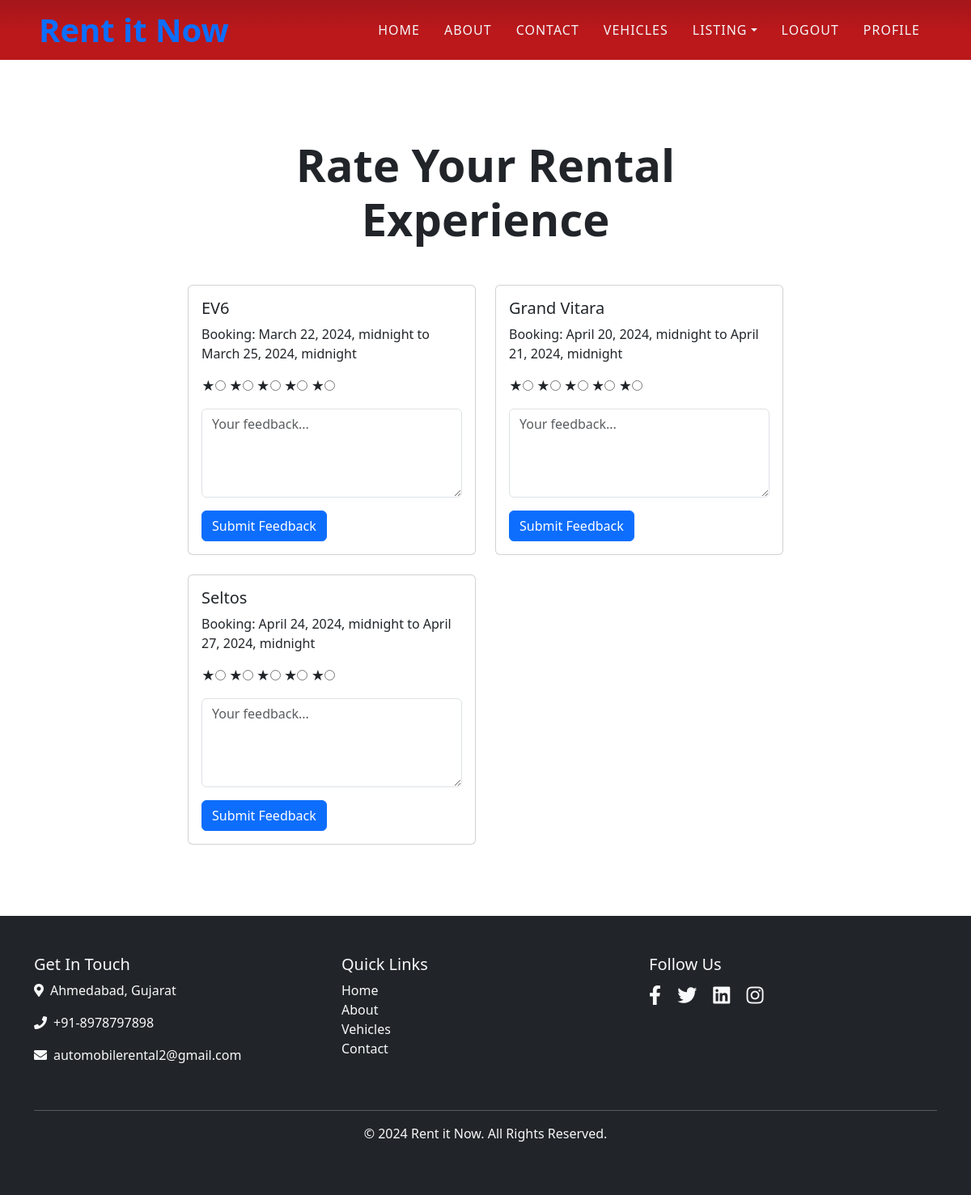
Page /givefeedback (signed in) on the committed database.
### myapp/models.py (models this page shows)
class Booking(models.Model):
    user = models.ForeignKey(login_table, on_delete=models.CASCADE)
    vehicle = models.ForeignKey(Vehicle, on_delete=models.CASCADE)
    booking_date = models.DateTimeField(auto_now_add=True)
    is_confirmed = models.BooleanField(default=False)
    booking_from = models.DateTimeField()
    booking_to = models.DateTimeField()
    booking_amount = models.IntegerField(default=0)
    pmlist = (
        ("online", "online"),
        ("offline", "offline")
    )
    payment_mode = models.CharField(max_length=255, choices=pmlist, default="")
    pslist = (
        ("Pending", "Pending"),
        ("Done", "Done"),
        ("Offline", "Offline"),
    )
    payment_status = models.CharField(max_length=255, choices=pslist, default="")
    cancellation_status = models.CharField(max_length=255, default="No")
    owner_cancel=models.CharField(max_length=255,default="No")

class Vehicle(models.Model):
    vendor = models.ForeignKey(login_table, on_delete=models.CASCADE)
    company = models.CharField(max_length=255)
    model_name = models.CharField(max_length=255)
    model_year = models.CharField(max_length=255)
    base_rent_perday = models.IntegerField()
    weekend_multiplier = models.FloatField(default=1.5, help_text="Weekend rate multiplier")
    location = models.CharField(max_length=255)
    area = models.ForeignKey(Area, on_delete=models.CASCADE)
    city = models.ForeignKey(City, on_delete=models.CASCADE)
    state = models.ForeignKey(State, on_delete=models.CASCADE)
    model_photo = models.ImageField(upload_to="photos")
    rc_book = models.FileField(upload_to="pdfs",default="")
    def photos(self):
        return mark_safe('<img src ="{}" width ="100"/>'.format(self.model_photo.url))
    photos.allow_tags = True
    def __str__(self):
        return self.model_name

### myapp/views.py (the view)
# urls.py: path('givefeedback', views.givefeedback, name='givefeedback'),
def givefeedback(request):
    uid = request.session.get('log_id')
    if uid:
        user = login_table.objects.get(id=uid)
        bookings = Booking.objects.filter(user=user, cancellation_status="No", booking_to__lt=timezone.now())
    else:
        bookings = []
    return render(request, 'givefeedback.html', {'bookings': bookings})

### myapp/context_processors.py (called while the page is built)
def user_context(request):
    context = {}
    try:
        uid = request.session.get('log_id')
        if uid:
            userdata = login_table.objects.get(id=uid)
            Owner = (userdata.usertype == "Lessor")
            context = {
                'userdata': userdata,
                'Owner': Owner,
            }
    except:
        pass
    return context

### myapp/templates/givefeedback.html (shortened to what this page needs)
{% extends 'basic.html' %}
{% load static %}
{% block body %}
<div class="container-fluid py-5">
    <div class="container pt-5 pb-3">
        <div class="row justify-content-center">
            <div class="col-lg-8">
                <h1 class="display-4 text-center mb-5">Rate Your Rental Experience</h1>
                {% if bookings %}
                <div class="row">
                    {% for b in bookings %}
                    <div class="col-md-6 mb-4">
                        <div class="card">
                            <div class="card-body">
                                <h5>{{ b.vehicle }}</h5>
                                <p>Booking: {{ b.booking_from }} to {{ b.booking_to }}</p>
                                <form method="post" action="/submitfeedback">
                                    <div class="rating">
                                        <input type="radio" id="star5{{ forloop.counter }}" name="rating" value="5" /><label for="star5{{ forloop.counter }}" title="5 star">★</label>
                                        <input type="radio" id="star4{{ forloop.counter }}" name="rating" value="4" /><label for="star4{{ forloop.counter }}" title="4 star">★</label>
                                        <input type="radio" id="star3{{ forloop.counter }}" name="rating" value="3" /><label for="star3{{ forloop.counter }}" title="3 star">★</label>
                                        <input type="radio" id="star2{{ forloop.counter }}" name="rating" value="2" /><label for="star2{{ forloop.counter }}" title="2 star">★</label>
                                        <input type="radio" id="star1{{ forloop.counter }}" name="rating" value="1" /><label for="star1{{ forloop.counter }}" title="1 star">★</label>
                                    </div>
                                    <textarea name="comment" class="form-control mt-3" rows="4" placeholder="Your feedback..."></textarea>
                                    <button type="submit" class="btn btn-primary mt-3">Submit Feedback</button>
                                </form>
                            </div>
                        </div>
                    </div>
                    {% endfor %}
                </div>
                {% else %}
                <div class="text-center">
                    <p>No completed bookings available for feedback.</p>
                </div>
                {% endif %}
            </div>
        </div>
    </div>
</div>
{% endblock %}

### myapp/static/css/style.css (style rules this page uses)
:root { --primary: #19323c; --secondary: #ba181b; --light: #F4F5F8; --dark: #a4161a ; }
h1, h2, .font-weight-bold { font-weight: 700 !important; }
h5, h6, .font-weight-medium { font-weight: 500 !important; }

### myapp/templates/givefeedback.html (style rules this page uses)
.rating { unicode-bidi: bidi-override; direction: rtl; text-align: left; }

### rows in the picture
Booking: vehicle "EV6", booking_from "March 22, 2024, midnight", booking_to "March 25, 2024, midnight"
Booking: vehicle "Grand Vitara", booking_from "April 20, 2024, midnight", booking_to "April 21, 2024, midnight"
Booking: vehicle "Seltos", booking_from "April 24, 2024, midnight", booking_to "April 27, 2024, midnight"
